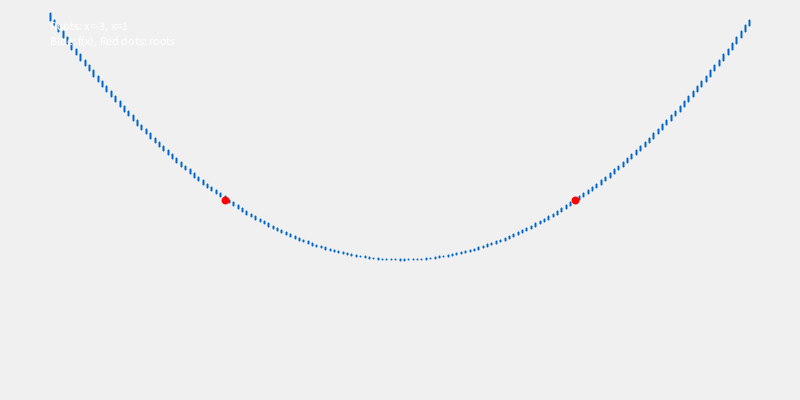
Frame 1 (no input)
Frame 2 (the mouse pressed at the canvas centre, redrawn once): identical to frame 1, image omitted

The Processing sketch that drew this single still picture (run headless with seeded random() and noise(); the mouse was pressed at the canvas centre and the sketch redrawn once):

// Processing sketch: NewtonRaphson
// ── NewtonRaphson.pde
void setup() {
  size(800, 400);
  
  // Test two starting points to find both roots
  println("=== Newton-Raphson for f(x) = (x+3)(x-1) ===");
  
  findRoot(-4.0, "Left root (start x=-4)");   // Finds x=-3
  findRoot(0.0,  "Right root (start x=0)");   // Finds x=1
  
  noLoop();
}

void findRoot(float x0, String label) {
  float x = x0;
  float tolerance = 1e-6;
  int maxIters = 50;
  boolean converged = false;
  
  println("\n" + label);
  for (int i = 0; i < maxIters; i++) {
    float fx = evalF(x);
    float dfx = evalDF(x);  // f'(x) = 2x + 2
    
    if (abs(dfx) < 1e-10) {
      println("Derivative zero - bad start");
      break;
    }
    
    float x_new = x - fx / dfx;  // Newton update: x_{n+1} = x_n - f(x)/f'(x)
    
    println("Iter " + i + ": x=" + nf(x, 1, 6) + 
            ", f(x)=" + nf(fx, 1, 6) + 
            " → " + nf(x_new, 1, 6));
    
    if (abs(x_new - x) < tolerance) {
      converged = true;
      println("√ ROOT: x = " + nf(x_new, 1, 6));
      break;
    }
    x = x_new;
  }
  if (!converged) println("Did not converge");
}

float evalF(float x) {
  return (x + 3) * (x - 1);  // x² + 2x - 3
}

float evalDF(float x) {
  return 2*x + 2;  // Derivative
}

void draw() {
  background(240);
  
  // Plot f(x)
  stroke(0, 100, 200);
  strokeWeight(2);
  for (float px = -5; px <= 3; px += 0.05) {
    float py = evalF(px);
    if (abs(py) < 20) {  // Clip for display
      line(map(px, -5, 3, 50, 750), map(evalF(px-0.05), -10, 10, 350, 50),
           map(px, -5, 3, 50, 750), map(py, -10, 10, 350, 50));
    }
  }
  
  // Roots
  strokeWeight(8);
  stroke(255, 0, 0);
  point(map(-3, -5, 3, 50, 750), map(0, -10, 10, 350, 50));
  point(map(1, -5, 3, 50, 750), map(0, -10, 10, 350, 50));
  
  fill(255);
  text("Roots: x=-3, x=1", 50, 30);
  text("Blue: f(x), Red dots: roots", 50, 45);
}
